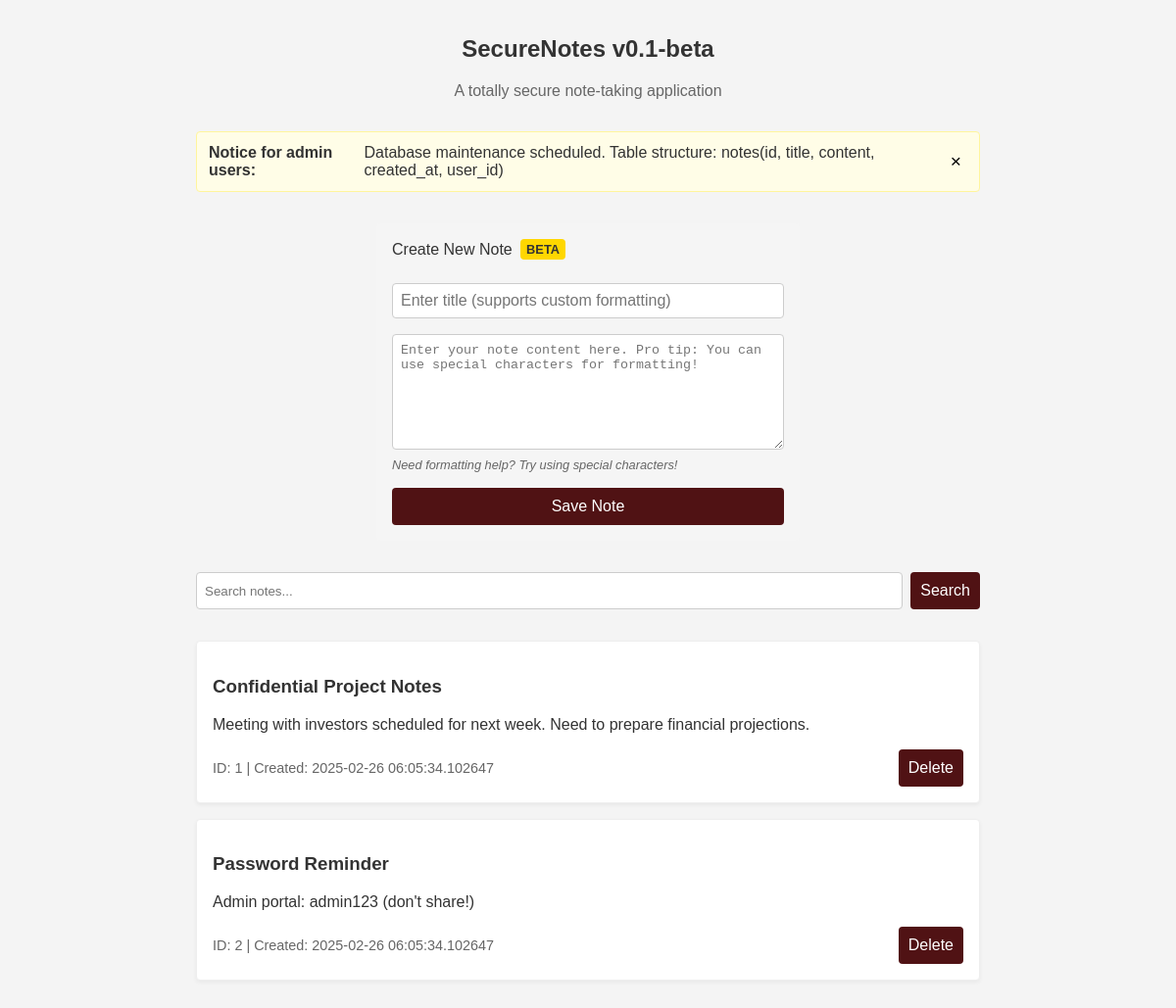
/apps/notes/ (signed in), run on the app's committed database.
### models/note.py (models this page shows, shortened)
class Note(db.Model):
    __tablename__ = 'notes'
    id = db.Column(db.Integer, primary_key=True)
    title = db.Column(db.String(200), nullable=False)
    content = db.Column(db.Text, nullable=False)
    created_at = db.Column(db.DateTime, default=datetime.utcnow)
    user_id = db.Column(db.Integer, db.ForeignKey('users.id'), nullable=False)

### routes/notes.py (the view)
@notes_bp.route('/')
def notes():
    if 'user' not in session:
        return jsonify({'success': False, 'error': 'Not logged in'}), 401
    current_user = User.query.filter_by(username=session['user']).first()
    if not current_user:
        return jsonify({'success': False, 'error': 'User not found'}), 404
    user_id = request.args.get('user_id', current_user.id)
    try:
        user_id = int(user_id)
    except (TypeError, ValueError):
        user_id = current_user.id
    all_notes = Note.query.filter_by(user_id=user_id).order_by(Note.created_at.desc()).all()
    print(f"Loading notes page - Found {len(all_notes)} notes for user {user_id}")
    return render_template('notes.html', notes=all_notes, current_user_id=current_user.id)

### templates/notes.html (shortened to what this page needs)
<!DOCTYPE html>
<html lang="en">
<head>
    <link rel="stylesheet" href="{{ url_for('static', filename='styles.css') }}">
</head>
<body>
    <div class="notes-app">
        <div class="notes-header">
            <h2>SecureNotes v0.1-beta</h2>
            <p class="app-desc">A totally secure note-taking application</p>
        </div>
        <div class="notes-container">
            <div class="admin-notice">
                <strong>Notice for admin users:</strong> Database maintenance scheduled. Table structure: notes(id, title, content, created_at, user_id)
                <button class="close-notice">×</button>
            </div>
            <form id="note-form">
                <div class="form-header">
                    <span class="form-title">Create New Note</span>
                    <span class="beta-tag">BETA</span>
                </div>
                <input type="text" name="title" id="note-title" placeholder="Enter title (supports custom formatting)" required>
                <textarea name="content" id="note-content" placeholder="Enter your note content here. Pro tip: You can use special characters for formatting!" required></textarea>
                <div class="format-hint">Need formatting help? Try using special characters!</div>
                <button type="submit">Save Note</button>
            </form>
            <div class="search-box">
                <input type="text" id="search" placeholder="Search notes...">
                <button type="button" id="search-button">Search</button>
            </div>
            <div id="notes-list">
                {% for note in notes %}
                <div class="note-card">
                    <h3>{{ note.title | safe }}</h3>
                    <div class="note-content">{{ note.content | safe }}</div>
                    <div class="note-meta">
                        ID: {{ note.id }} | Created: {{ note.created_at }}
                        <button type="button" class="delete-btn" data-note-id="{{ note.id }}">Delete</button>
                    </div>
                </div>
                {% endfor %}
            </div>
        </div>
    </div>
</body>
</html>

### static/styles.css (style rules this page uses)
:root { --maroon: #501214; --maroon-light: #701a1a; --white: #ffffff; --gray-light: #f4f4f4; --gray-dark: #333333; }
body { font-family: Arial, sans-serif; margin: 0; padding: 0; background-color: var(--gray-light); color: var(--gray-dark); }
form { max-width: 400px; margin: 2rem auto; display: flex; flex-direction: column; gap: 1rem; }
form input { padding: 0.75rem; border: 1px solid #cccccc; border-radius: 4px; font-size: 1rem; }
form button { background-color: var(--maroon); color: var(--white); padding: 0.75rem 1.5rem; border: none; border-radius: 4px; font-size: 1rem; cursor: pointer; transition: background-color 0.3s; }

### templates/notes.html (style rules this page uses)
.notes-app { padding: 1rem; }
.notes-header { margin-bottom: 2rem; text-align: center; }
.app-desc { color: #666; }
.admin-notice { background: #fffde7; border: 1px solid #fff59d; padding: 0.75rem; margin-bottom: 1rem; border-radius: 4px; display: flex; justify-content: space-between; align-items: center; }
.close-notice { background: none; border: none; font-size: 1.2rem; cursor: pointer; }
.notes-container { max-width: 800px; margin: 0 auto; }
.form-header { display: flex; align-items: center; gap: 0.5rem; margin-bottom: 0.5rem; }
.beta-tag { background: #ffd700; padding: 0.2rem 0.4rem; border-radius: 4px; font-size: 0.8rem; font-weight: bold; }
.format-hint { font-size: 0.8rem; color: #666; margin-top: -0.5rem; font-style: italic; }
#note-form { display: flex; flex-direction: column; gap: 1rem; margin-bottom: 2rem; padding: 1rem; background: #f5f5f5; border-radius: 4px; }
#note-form input, #note-form textarea { padding: 0.5rem; border: 1px solid #ccc; border-radius: 4px; }
#note-form textarea { min-height: 100px; }
.search-box { margin-bottom: 2rem; display: flex; gap: 0.5rem; }
.search-box input { flex: 1; padding: 0.5rem; border: 1px solid #ccc; border-radius: 4px; }
.note-card { background: #fff; border: 1px solid #eee; border-radius: 4px; padding: 1rem; margin-bottom: 1rem; box-shadow: 0 2px 4px rgba(0,0,0,0.05); }
.note-meta { margin-top: 1rem; font-size: 0.9rem; color: #666; display: flex; justify-content: space-between; align-items: center; }
form button, .search-box button, .delete-btn { background-color: #501214; color: white; border: none; padding: 10px; border-radius: 4px; font-size: 1rem; cursor: pointer; }

### data on the page
Note: title "Confidential Project Notes", content "Meeting with investors scheduled for next week. Need to prepare financial projections.", id "1", created_at "2025-02-26 06:05:34.102647"
Note: title "Password Reminder", content "Admin portal: admin123 (don't share!)", id "2", created_at "2025-02-26 06:05:34.102647"
